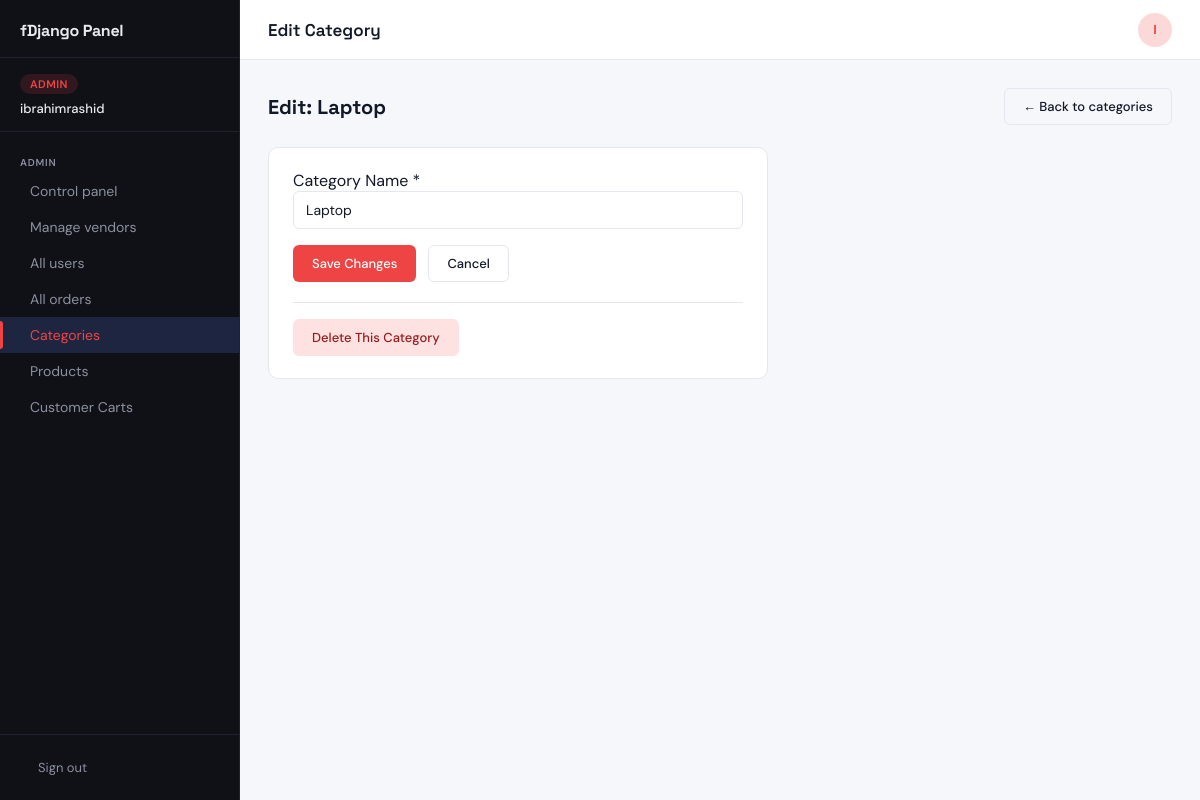
The page /panel/vendor/categories/edit/1/ (signed in) on the database its author committed.
### app/models.py (models this page shows, shortened)
class CustomUser(AbstractBaseUser, PermissionsMixin):
    ROLE_CHOICES = [
        ('customer', 'Customer'),
        ('vendor',   'Vendor'),
        ('admin',    'Admin'),
    ]
    VENDOR_STATUS_CHOICES = [
        ('not_vendor', 'Not a Vendor'),
        ('pending', 'Pending Approval'),
        ('approved', 'Approved'),
        ('rejected', 'Rejected'),
        ('suspended', 'Suspended'),
    ]
    email      = models.EmailField(unique=True)
    username   = models.CharField(max_length=150, unique=True)
    first_name = models.CharField(max_length=30, blank=True)
    last_name  = models.CharField(max_length=30, blank=True)
    is_active  = models.BooleanField(default=True)
    is_staff   = models.BooleanField(default=False)
    role        = models.CharField(max_length=20, choices=ROLE_CHOICES, default='customer')
    is_approved = models.BooleanField(default=False)  # admin approves vendors (deprecated, use vendor_status)
    vendor_status = models.CharField(max_length=20, choices=VENDOR_STATUS_CHOICES, default='not_vendor')
    vendor_approved_at = models.DateTimeField(null=True, blank=True)
    vendor_approved_by = models.ForeignKey('self', null=True, blank=True, on_delete=models.SET_NULL, related_name='approved_vendors')
    vendor_rejection_reason = models.TextField(null=True, blank=True)
    vendor_suspended_at = models.DateTimeField(null=True, blank=True)
    objects = CustomUserManager()
    USERNAME_FIELD  = "email"
    REQUIRED_FIELDS = []

class Category(models.Model):
    domain = models.ForeignKey(SiteProfile, on_delete=models.CASCADE, related_name='categories',null=True,blank=True)
    vendor = models.ForeignKey(settings.AUTH_USER_MODEL, on_delete=models.CASCADE, related_name='categories', null=True, blank=True)
    name = models.CharField(max_length=100)
    class Meta:
        pass

### app/views.py (the view, shortened to what this page needs)
# urls.py: path('panel/vendor/categories/edit/<int:category_id>/',      views.category_edit,     name='category_edit'),
def category_edit(request, category_id):
    if not request.user.is_authenticated:
        return redirect('panel_login')
    if request.user.role == 'customer':
        return redirect('shop')
    category = get_object_or_404(Category, id=category_id)
    return render(request, 'custom_admin_templates/categories_edit.html', {
        'category': category
    })

### app/views.py (called while the page is built)
def current_site_profile(request):
    site=get_current_site(request)
    site_profile=SiteProfile.objects.get(site=site)
    return {'site_profile': site_profile}

### templates/custom_admin_templates/categories_edit.html (shortened to what this page needs)
{% extends 'custom_admin_templates/base.html' %}
{% load static %}
{% block page_title %}Edit Category{% endblock %}
{% block content %}
<div class="page-header">
  <h2>Edit: {{ category.name }}</h2>
  <a href="{% url 'manage_categories' %}" class="btn btn-outline">← Back to categories</a>
</div>
<div class="card" style="max-width:500px;">
  <form method="post">
    <div class="form-group">
      <label>Category Name *</label>
      <input type="text" name="name" class="form-control"
             value="{{ category.name }}" required autofocus>
    </div>
    <div style="display:flex; gap:12px; margin-top:8px;">
      <button type="submit" class="btn btn-primary">Save Changes</button>
      <a href="{% url 'manage_categories' %}" class="btn btn-outline">Cancel</a>
    </div>
  </form>
  <form method="post" action="{% url 'category_delete' category.id %}"
        style="margin-top:20px; border-top:1px solid #e5e7eb; padding-top:16px;"
        onsubmit="return confirm('Delete {{ category.name }}? Products using this category will be affected.')">
    <button type="submit" class="btn btn-danger">Delete This Category</button>
  </form>
</div>
{% endblock %}

### templates/custom_admin_templates/base.html (shortened to what this page needs)
{% load static %}
<!DOCTYPE html>
<html lang="en">
<head>
  <link rel="stylesheet" href="{% static 'custom_admin_templates/css/panel.css' %}"/>
</head>
<body class="role-{{ request.user.role|default:'guest' }}">
<aside class="sidebar" id="sidebar">
  <div class="sidebar-header">
    <div class="logo">
      <span class="logo-text">fDjango Panel</span>
    </div>
  </div>
  <div class="role-badge-wrap">
    <div class="role-badge role-badge--{{ request.user.role|default:'guest' }}">
      {% if request.user.role == 'admin' %}Admin
      {% elif request.user.role == 'vendor' %}Vendor
      {% else %}Customer{% endif %}
    </div>
    <p class="sidebar-username">{{ request.user.get_full_name|default:request.user.username }}</p>
  </div>
  <nav class="sidebar-nav" aria-label="Panel navigation">
    {% if request.user.role == 'admin' %}
    <div class="nav-section">
      <span class="nav-label">Admin</span>
      <a href="{% url 'admin_dashboard' %}" class="nav-link {% if request.resolver_match.url_name == 'admin_dashboard' %}active{% endif %}">
         Control panel
      </a>
      <a href="{% url 'manage_vendors' %}" class="nav-link {% if request.resolver_match.url_name == 'manage_vendors' %}active{% endif %}">
         Manage vendors
      </a>
      <a href="{% url 'manage_users' %}" class="nav-link {% if request.resolver_match.url_name == 'manage_users' %}active{% endif %}">
         All users
      </a>
      <a href="{% url 'all_orders' %}" class="nav-link {% if request.resolver_match.url_name == 'all_orders' %}active{% endif %}">
         All orders
      </a>
      <a href="{% url 'manage_categories' %}" class="nav-link {% if request.resolver_match.url_name == 'manage_categories' or request.resolver_match.url_name == 'category_add' or request.resolver_match.url_name == 'category_edit' %}active{% endif %}">
         Categories
      </a>
      <a href="{% url 'my_products' %}" class="nav-link {% if request.resolver_match.url_name == 'my_products' %}active{% endif %}">
         Products
      </a>
      <a href="{% url 'view_carts' %}" class="nav-link {% if request.resolver_match.url_name == 'view_carts' %}active{% endif %}">
         Customer Carts
      </a>
    </div>
    {% endif %}
  </nav>
  <div class="sidebar-footer">
    <form method="post" action="{% url 'panel_logout' %}">
      <button type="submit" class="logout-btn">
         Sign out
      </button>
    </form>
  </div>
</aside>
<div class="layout-wrap">
  <header class="topbar">
    <h1 class="page-title">{% block page_title %}Dashboard{% endblock %}</h1>
    <div class="topbar-right">
      <span class="topbar-avatar">{{ request.user.username|first|upper }}</span>
    </div>
  </header>
  <main class="main-content">
    {% block content %}{% endblock %}
  </main>
</div>
</body>
</html>

### rows shown on the page
CustomUser: user.get_full_name "ibrahimrashid", user.username|first "I"
Category: name "Laptop"
